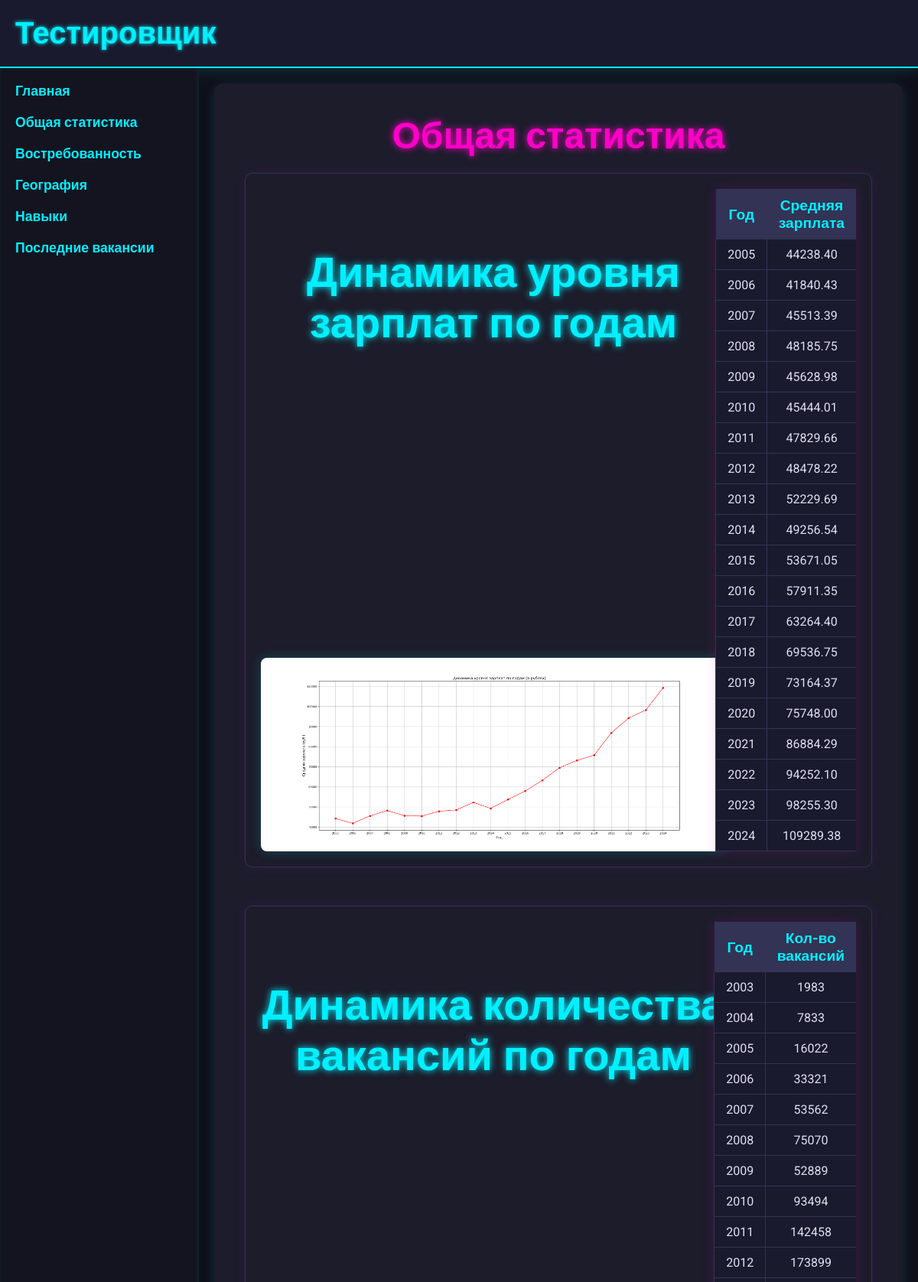
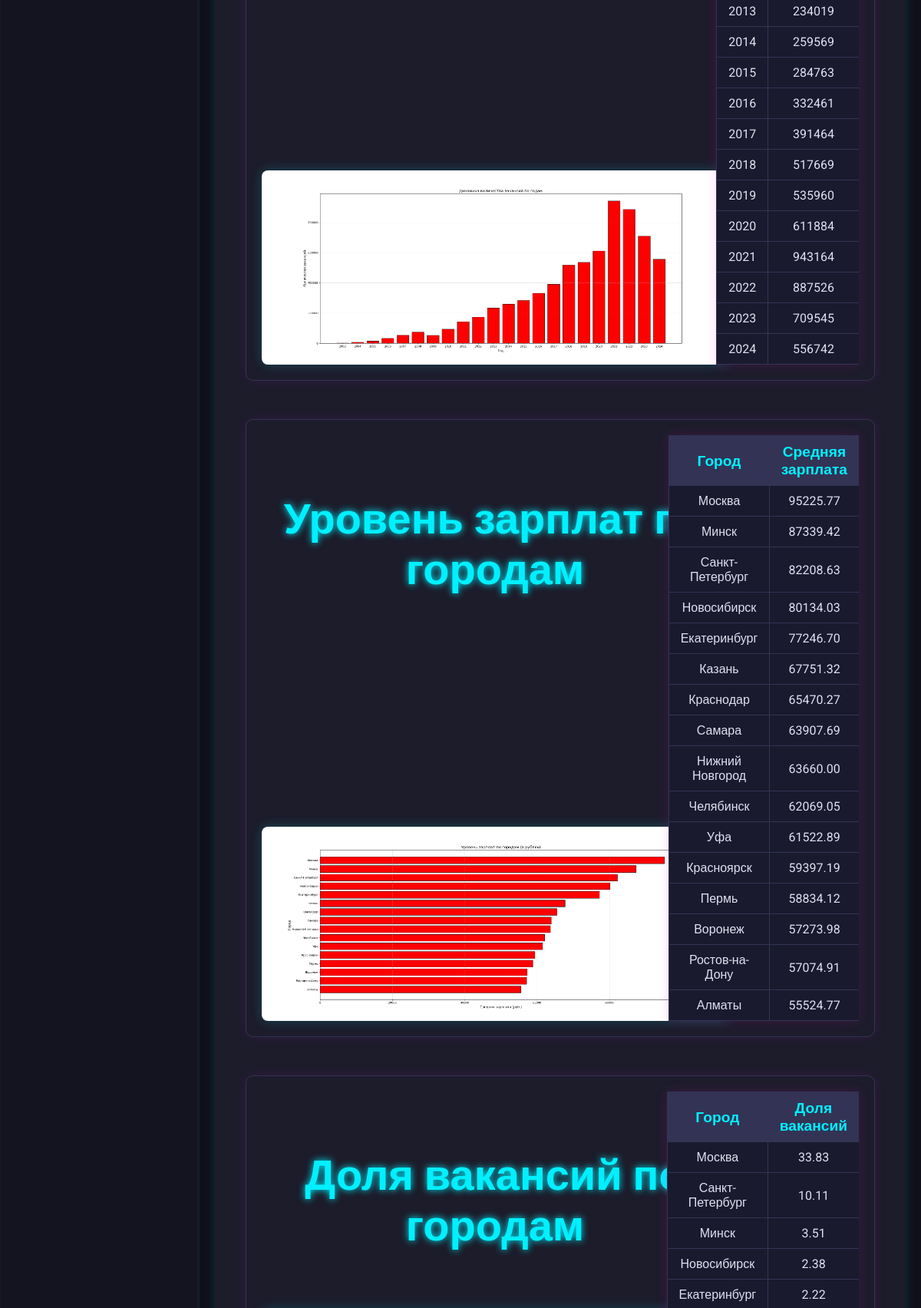
Page /general-statistics (upper part) on the committed database (2 pictures, top to bottom).
### main/models.py (models this page shows, shortened)
class GeneralStatistics(models.Model):
    title = models.CharField(max_length=255, verbose_name="Заголовок")
    description = models.TextField(blank=True, verbose_name="Описание")
    class Meta:
        verbose_name = "Статистика"
        verbose_name_plural = "Статистика"

class StatisticsSection(models.Model):
    general_statistics = models.ForeignKey(
        GeneralStatistics,
        on_delete=models.CASCADE,
        related_name='sections',
        verbose_name="Общая статистика"
    )
    title = models.CharField(max_length=255, verbose_name="Раздел")
    table_html = models.TextField(verbose_name="HTML таблица(текстом)")
    graph = models.ImageField(upload_to='statistics/graphs/', verbose_name="График")
    class Meta:
        verbose_name = "Раздел статистики"
        verbose_name_plural = "Разделы статистики"

### main/views.py (the view)
# urls.py: path('general-statistics', views.gen_statics_view, name='general_statistics'),
def gen_statics_view(request):
    general_statistics = GeneralStatistics.objects.get(id=1)
    sections = general_statistics.sections.all()
    return render(request, 'main/general_statistics.html', {
        'sections': sections
    })

### main/templates/main/general_statistics.html (shortened to what this page needs)
{% extends 'main/base.html' %}
{% block content %}
<h2>Общая статистика</h2>
<div class="parent">
    <div class="container-stat">
      <div class="left">
        <h3>{{ sections.0.title }}</h3>
        <img src="{{ sections.0.graph.url }}" />
      </div>
      <div class="right">
        <div class="statistics">
          {{ sections.0.table_html|safe }}
        </div>
      </div>
    </div>
    <div class="container-stat">
      <div class="left">
        <h3>{{ sections.1.title }}</h3>
        <img src="{{ sections.1.graph.url }}" />
      </div>
      <div class="right">
        <div class="statistics">
          {{ sections.1.table_html|safe }}
        </div>
      </div>
    </div>
    <div class="container-stat">
      <div class="left">
        <h3>{{ sections.2.title }}</h3>
        <img src="{{ sections.2.graph.url }}" />
      </div>
      <div class="right">
        <div class="statistics">
          {{ sections.2.table_html|safe }}
        </div>
      </div>
    </div>
    <div class="container-stat">
      <div class="left">
        <h3>{{ sections.3.title }}</h3>
      </div>
      <div class="right">
        <div class="statistics">
          {{ sections.3.table_html|safe }}
        </div>
      </div>
    </div>
</div>
{% endblock %}

### main/templates/main/base.html (shortened to what this page needs)
{% load static %}
<!DOCTYPE html>
<html lang="ru">
<head>
    <link href="/static/main/css/style.css" rel="stylesheet">
</head>
<body>
    <header>
        <h1>Тестировщик</h1>
    </header>
    <div class="container">
        <nav>
            <ul>
                <li><a href="{% url 'home' %}">Главная</a></li>
                <li><a href="{% url 'general_statistics' %}">Общая статистика</a></li>
                <li><a href="{% url 'demand' %}">Востребованность</a></li>
                <li><a href="{% url 'geography' %}">География</a></li>
                <li><a href="{% url 'skills' %}">Навыки</a></li>
                <li><a href="{% url 'latest_vacancies' %}">Последние вакансии</a></li>
            </ul>
        </nav>
        <main>
            {% block content %}{% endblock %}
        </main>
    </div>
</body>
</html>

### main/static/main/css/style.css (style rules this page uses)
body { font-family: 'Roboto', sans-serif; margin: 0; padding: 0; display: flex; flex-direction: column; min-height: 100vh; background-color: #0f0f1a; color: #e0e0f0; }
header { background-color: #1a1a2e; color: #00f0ff; padding: 20px; box-shadow: 0 0 20px rgba(0, 255, 255, 0.2); border-bottom: 2px solid #00f0ff; text-shadow: 0 0 5px #00f0ff; transition: background 0.3s; }
header h1 { margin: 0; font-size: 2.5em; animation: glowHeader 2s infinite alternate; }
.container { display: flex; flex: 1; }
nav { width: 220px; background-color: #141420; padding: 20px 20px 40px 20px; box-shadow: inset -1px 0 5px rgba(0, 255, 255, 0.1); }
nav ul { list-style: none; padding: 0; margin: 0; }
nav ul li { margin-bottom: 20px; }
nav ul li a { position: relative; text-decoration: none; color: #00f0ff; font-weight: bold; font-size: 1.1em; transition: all 0.3s; }
nav ul li a::after { content: ""; position: absolute; left: 0; bottom: -3px; width: 0; height: 2px; background-color: #ff00c8; transition: width 0.3s ease; }
main { flex: 1; padding: 40px; background-color: #1c1c2b; box-shadow: 0 4px 15px rgba(0, 255, 255, 0.15); margin: 20px; border-radius: 12px; }
main h2 { text-align: center; font-size: 3em; margin-bottom: 20px; margin-top: 0; color: #ff00c8; text-shadow: 0 0 10px #ff00c8; }
.statistics { display: flex; justify-content: space-between; align-items: flex-start; gap: 20px; }
.statistics table { width: 100%; border-collapse: collapse; background-color: #222233; box-shadow: 0 0 15px rgba(255, 0, 200, 0.15); }
.statistics th, .statistics td { padding: 10px 15px; text-align: center; }
.statistics th { background-color: #333355; color: #00f0ff; font-weight: bold; font-size: 1.2em; }
.statistics td { background-color: #1a1a2e; border-bottom: 1px solid #333355; border-left: 1px solid #333355; }
.left img { width: 100%; height: auto; border-radius: 8px; box-shadow: 0 0 15px rgba(0, 255, 255, 0.2); transition: transform 0.3s; margin-top: auto; }
.container-stat { display: flex; justify-content: space-between; gap: 30px; margin: 50px 0; border: 1px solid #333355; border-radius: 10px; padding: 20px; box-shadow: 0 0 15px rgba(255, 0, 255, 0.1); }
.parent .container-stat:first-child { margin-top: 0; }
.container-stat .left { width: 80%; }
.container-stat .right { width: 18%; }
.left { display: flex; flex-direction: column; align-items: center; }
.right { display: flex; justify-content: flex-end; }
.left h3 { text-align: center; font-size: 3.5em; padding: 20px 0; color: #00f0ff; text-shadow: 0 0 10px #00f0ff; }

### rows in the picture
GeneralStatistics: id.title "Динамика уровня зарплат по годам"
StatisticsSection: general_statistics+graph (picture), general_statistics+table_html "Год Средняя зарплата 2005 44238.40 2006 41840.43 2007 45513.39 2008 48185.75 2009 45628.98 2010 45444.01 2011 47829.66 2012 48478.22 2013 52229.69 2014 49256.54 2015 53671.05 2016 57911.35 2017 63264.40 2018 69536.75 2019 73164.37 2020 75748.00 2021 86884.29 2022 94252.10 2023 98255.30 2024 109289.38"
StatisticsSection: general_statistics+title "Динамика количества вакансий по годам", general_statistics+graph (picture), general_statistics+table_html "Год Кол-во вакансий 2003 1983 2004 7833 2005 16022 2006 33321 2007 53562 2008 75070 2009 52889 2010 93494 2011 142458 2012 173899 2013 234019 2014 259569 2015 284763 2016 332461 2017 391464 2018 517669 2019 535960 2020 611884 2021 943164 2022 887526 2023 709545 2024 556742"
StatisticsSection: general_statistics+title "Уровень зарплат по городам", general_statistics+graph (picture), general_statistics+table_html "Город Средняя зарплата Москва 95225.77 Минск 87339.42 Санкт-Петербург 82208.63 Новосибирск 80134.03 Екатеринбург 77246.70 Казань 67751.32 Краснодар 65470.27 Самара 63907.69 Нижний Новгород 63660.00 Челябинск 62069.05 Уфа 61522.89 Красноярск 59397.19 Пермь 58834.12 Воронеж 57273.98 Ростов-на-Дону 57074.91 Алматы 55524.77"
StatisticsSection: general_statistics+title "Доля вакансий по городам", general_statistics+table_html "Город Доля вакансий Москва 33.83 Санкт-Петербург 10.11 Минск 3.51 Новосибирск 2.38 Екатеринбург 2.22"
